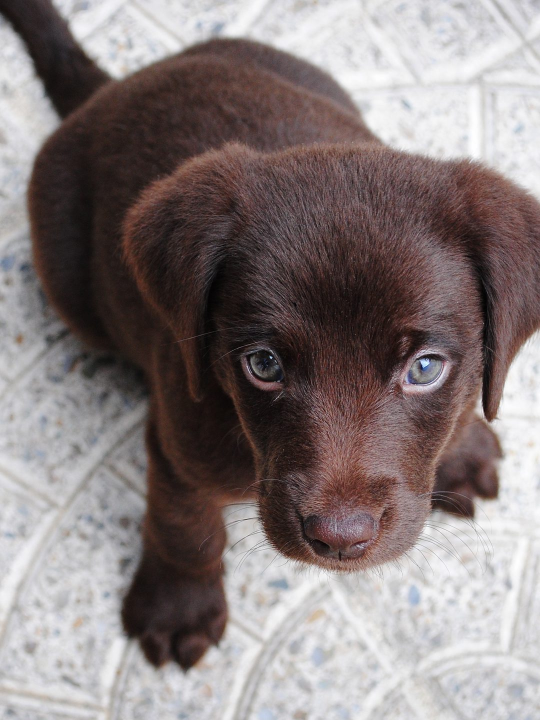
#> input picture days/14/src/puppy-02.jpg, 1080 x 1440 px (shown at 1/2 size)
$ python line.py
#> lines starting #> are read from the running program, lines starting #| are printed output that depends on the picture
# Day 14: one photo, one line. Code only, no generative model.
# Run: python3 -I days/14/line.py  ->  days/14/path.json (the whole picture as one continuous path)
# 1. The photo (src/puppy-02.jpg, CC0, Wikimedia Commons) becomes a density map: dark draws more line.
# 2. Weighted stippling: points scattered by darkness, then relaxed (Lloyd's algorithm) so they space themselves evenly.
# 3. A travelling salesman tour through every point: nearest neighbour to start, then 2-opt until no crossing is worth undoing.
import numpy as np, json, os, time
from PIL import Image, ImageOps, ImageFilter

HERE = os.path.dirname(os.path.abspath(__file__))
W, H, M = 1240, 1754, 72
AW, AH = W - 2 * M, H - 2 * M
N = int(os.environ.get('N', 11000))
rng = np.random.default_rng(14)

im = Image.open(os.path.join(HERE, 'src', 'puppy-02.jpg')).convert('L')
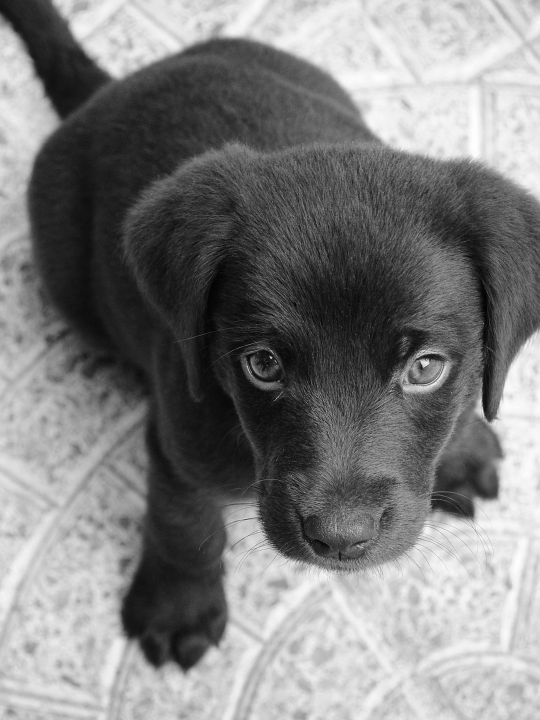
#> im: PIL image 1080x1440 L (shown at 1/2 size); min 0, max 255, mean 127.2
cw = int(im.height * AW / AH); x0 = (im.width - cw) // 2
#> after `cw = int(im.height * AW / AH)`: cw = 980
#> after `x0 = (im.width - cw) // 2`: x0 = 50
im = im.crop((x0, 0, x0 + cw, im.height)).resize((AW // 4, AH // 4), Image.LANCZOS)   # density grid, 4 px a cell
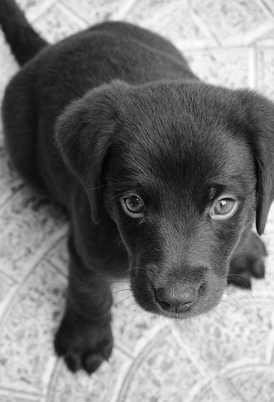
#> im: PIL image 274x402 L; min 2, max 254, mean 120.5
im = ImageOps.equalize(ImageOps.autocontrast(im, cutoff=1)).filter(ImageFilter.GaussianBlur(.8))   # equalised, so the face inside a black dog has tones to draw
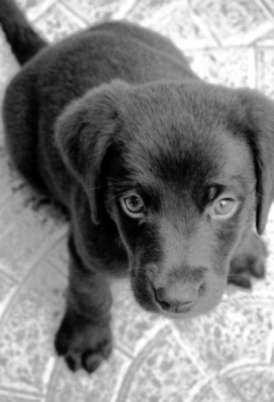
#> im: PIL image 274x402 L; min 0, max 255, mean 128.3
dark = 1 - np.asarray(im).astype(np.float32) / 255
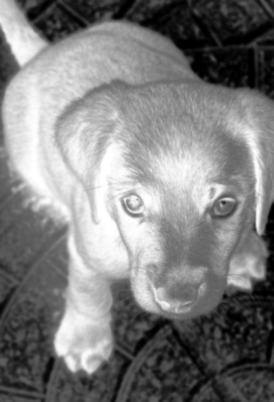
#> dark: shape (402, 274) float32; min 0, max 1, mean 0.497
dens = np.clip(dark, 0, 1) ** 2.4 + .008            # a little everywhere, so the line can always cross the page
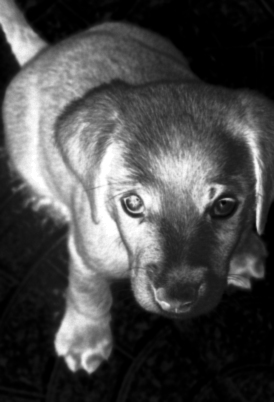
#> dens: shape (402, 274) float32; min 0.008, max 1.01, mean 0.3; drawn with min black and max white
gh, gw = dens.shape
#> gh = 402; gw = 274
ys, xs = np.mgrid[0:gh, 0:gw]; cells = np.stack([xs.ravel() + .5, ys.ravel() + .5], 1).astype(np.float32); wts = dens.ravel()

# scatter by density
p = wts / wts.sum(); idx = rng.choice(len(p), N, p=p)
#> after `idx = rng.choice(len(p), N, p=p)`: idx = 11000 values, max 110146 at index 2977, min 1 at index 10625, mean 50016.1
pts = cells[idx] + rng.uniform(-.5, .5, (N, 2)).astype(np.float32)
#> pts = 11000 pairs, first value 0.0307 to 274, second value 0.243 to 402

# Lloyd relaxation, weighted: each point moves to the weighted centre of the cells nearest it
t0 = time.time()
for it in range(int(os.environ.get('ITERS', 12))):
    near = np.empty(len(cells), np.int32)
    for a in range(0, len(cells), 1500):
        c = cells[a:a + 1500]
#> (the run stopped early here; a loop or call above may not have finished)
